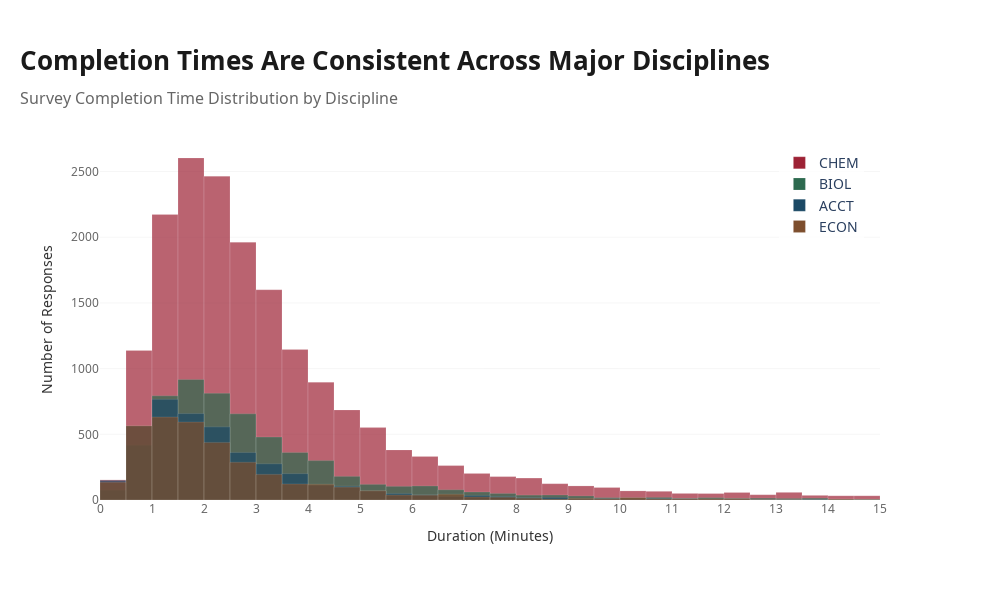

Notebook code for this chart:
### Code cell
# Duration by major discipline
fig3b = go.Figure()

for discipline in major_disciplines:
    disc_data = survey_df[
        (survey_df['Discipline'] == discipline) & 
        (survey_df['Duration_Minutes'] < 15)
    ]['Duration_Minutes']
    
    median_val = disc_data.median()
    mean_val = disc_data.mean()
    
    fig3b.add_trace(go.Histogram(
        x=disc_data,
        nbinsx=40,
        name=discipline,
        marker=dict(
            color=discipline_colors[discipline],
            line=dict(color='rgba(255,255,255,0.3)', width=0.5),
            opacity=0.7
        )
    ))

fig3b.update_layout(
    title=dict(
        text='<b>Completion Times Are Consistent Across Major Disciplines</b><br><span style="font-size:16px; color:#666666; font-weight:500">Survey Completion Time Distribution by Discipline</span>',
        font=dict(family='Noto Sans, sans-serif', size=26, color='#1a1a1a'),
        x=0,
        xanchor='left',
        pad=dict(l=20)
    ),
    xaxis=dict(
        title=dict(
            text='Duration (Minutes)',
            font=dict(family='Noto Sans, sans-serif', size=14, color='#333333')
        ),
        tickfont=dict(family='Noto Sans, sans-serif', size=12, color='#666666'),
        showgrid=False,
        range=[0, 15],
        dtick=1
    ),
    yaxis=dict(
        title=dict(
            text='Number of Responses',
            font=dict(family='Noto Sans, sans-serif', size=14, color='#333333')
        ),
        tickfont=dict(family='Noto Sans, sans-serif', size=12, color='#666666'),
        showgrid=True,
        gridcolor='rgba(224, 224, 224, 0.3)'
    ),
    barmode='overlay',
    plot_bgcolor='white',
    paper_bgcolor='white',
    height=600,
    width=1000,
    margin=dict(l=100, r=120, t=140, b=100),
    legend=dict(
        font=dict(family='Noto Sans, sans-serif', size=14),
        orientation='v',
        yanchor='top',
        y=0.98,
        xanchor='right',
        x=0.98,
        bgcolor='rgba(255,255,255,0.8)'
    )
)

fig3b.show()

### Figure 1 — Plotly figure (JSON) as saved in the notebook; plotly's stock layout.template omitted (floating-point values rounded to 4 significant figures; data arrays with more than 128 entries replaced by an {"elided": "..."} marker saying what was removed)
{"data": [{"marker": {"color": "#9D2235", "line": {"color": "rgba(255,255,255,0.3)", "width": 0.5}, "opacity": 0.7}, "name": "CHEM", "nbinsx": 40, "type": "histogram", "x": {"elided": "17705 float values"}}, {"marker": {"color": "#2D6A4F", "line": {"color": "rgba(255,255,255,0.3)", "width": 0.5}, "opacity": 0.7}, "name": "BIOL", "nbinsx": 40, "type": "histogram", "x": {"elided": "5767 float values"}}, {"marker": {"color": "#1B4965", "line": {"color": "rgba(255,255,255,0.3)", "width": 0.5}, "opacity": 0.7}, "name": "ACCT", "nbinsx": 40, "type": "histogram", "x": {"elided": "4106 float values"}}, {"marker": {"color": "#7D4E2D", "line": {"color": "rgba(255,255,255,0.3)", "width": 0.5}, "opacity": 0.7}, "name": "ECON", "nbinsx": 40, "type": "histogram", "x": {"elided": "3530 float values"}}], "layout": {"barmode": "overlay", "height": 600, "legend": {"bgcolor": "rgba(255,255,255,0.8)", "font": {"family": "Noto Sans, sans-serif", "size": 14}, "orientation": "v", "x": 0.98, "xanchor": "right", "y": 0.98, "yanchor": "top"}, "margin": {"b": 100, "l": 100, "r": 120, "t": 140}, "paper_bgcolor": "white", "plot_bgcolor": "white", "title": {"font": {"color": "#1a1a1a", "family": "Noto Sans, sans-serif", "size": 26}, "pad": {"l": 20}, "text": "<b>Completion Times Are Consistent Across Major Disciplines</b><br><span style=\"font-size:16px; color:#666666; font-weight:500\">Survey Completion Time Distribution by Discipline</span>", "x": 0, "xanchor": "left"}, "width": 1000, "xaxis": {"dtick": 1, "range": [0, 15], "showgrid": false, "tickfont": {"color": "#666666", "family": "Noto Sans, sans-serif", "size": 12}, "title": {"font": {"color": "#333333", "family": "Noto Sans, sans-serif", "size": 14}, "text": "Duration (Minutes)"}}, "yaxis": {"gridcolor": "rgba(224, 224, 224, 0.3)", "showgrid": true, "tickfont": {"color": "#666666", "family": "Noto Sans, sans-serif", "size": 12}, "title": {"font": {"color": "#333333", "family": "Noto Sans, sans-serif", "size": 14}, "text": "Number of Responses"}}}}
